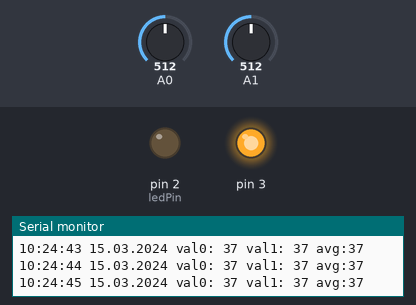
Recording of a sketch running on a simulated Arduino Uno, built with avr-gcc and run on an emulated ATmega328P. On the bench: output pins drawn as LEDs (lit = HIGH), the last lines printed to the serial monitor. Inputs (shaded band) come from the test bench; at power-on: A0 = 512, A1 = 512. The local clock reads 2024-03-15 10:24:30 at power-on unless the sketch sets it; storage starts empty.

Above: at 16.1 s.
At 30.7 s:
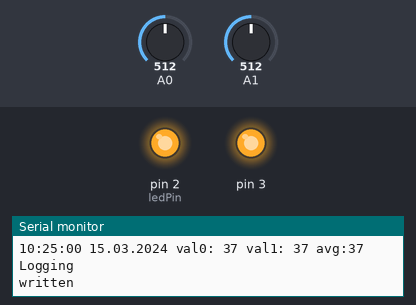
At 43.8 s:
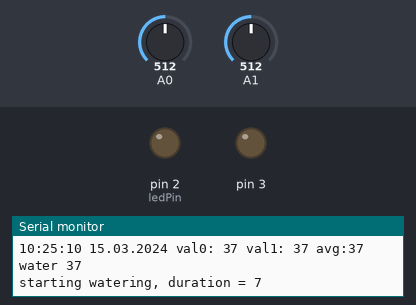
Timing chart, 0 to 80.7 s (numbered marks = the images above):
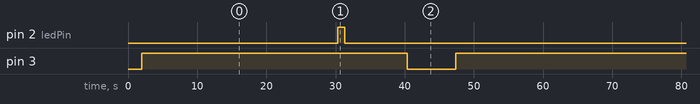

Measured:
- by itself, pin 2 (ledPin): alternates HIGH for 1.0 s and LOW for 59.5 s
- by itself, pin 3: alternates HIGH for 53.5 s and LOW for 7.0 s

The sketch:

code.ino
```cpp
/*
Author: Aditya Dalvi
Date:24/2/2021
Name: code.ino
Project: Agrosmart
*/

#include <Wire.h>
#include <DS3231.h>
#include <SPI.h>
#include <SD.h>
#define numOfSensors 2

DS3231 rtc(SDA, SCL);

int val[numOfSensors];
Time t;

const int ledPin = 2;
int ledState = LOW;
unsigned long previousMillis = 0;
bool SDInit = true;
void setup() {
  delay(2000);
  Serial.begin(9600);
  rtc.begin();
  pinMode(3, OUTPUT);
  pinMode(2, OUTPUT);
  digitalWrite(3, HIGH);
  digitalWrite(2, LOW);
  Serial.println("Setup finished");
  Serial.print("Initializing SD card...");
  if (!SD.begin(4)) {
    Serial.println("initialization failed!");
    SDInit = false;
  }else{
    Serial.println("initialization done.");
  }
  File dataFile = SD.open("datalog.txt", FILE_WRITE);
  if (dataFile) {
    dataFile.print(" v2 start: ");
    dataFile.print(rtc.getDateStr());
    dataFile.println(rtc.getTimeStr());
    dataFile.close();
    Serial.println("written");
  } else {
    Serial.println("error opening datalog.txt");
  }
}

void loop() {
  int sum =0 , avg =0;
  t = rtc.getTime();
  val[0] = map(analogRead(A0), 700, 200, 0, 100);
  val[1] = map(analogRead(A1), 700, 200, 0, 100);

  for(int i=0; i < numOfSensors; i++){
    sum = sum + val[i];
  }
  avg = sum/numOfSensors;

  String PrintString = rtc.getTimeStr() + String(" ") + rtc.getDateStr();
  for(int j=0; j<numOfSensors; j++){
    PrintString += String(" val")+String(j)+String(": ")+String(val[j]);
  }
  PrintString += String(" avg:") + String(avg);

  Serial.println(PrintString);
  if (/*t.min == 00 && */t.sec == 00 && SDInit) {
    Serial.println("Logging");
    digitalWrite(2, HIGH);
    File dataFile = SD.open("datalog.txt", FILE_WRITE);
    if (dataFile) {
      dataFile.println(PrintString);
      dataFile.close();
      Serial.println("written");
      delay(1000);
      digitalWrite(2, LOW);
    } else {
      Serial.println("error opening datalog.txt");
    }
  }

  if (/*t.hour == 10 && t.min == 00 && */t.sec == 10) {
    Serial.print("water ");
    Serial.println(avg);
    water(avg);
  }
  delay(1000);
}
void water(int avg) {
  int duration = map(avg, 0 , 100 , 10 , 1 );
  digitalWrite(3, LOW);
  if (duration < 0) {
    duration = 0;
  }
  Serial.print("starting watering, duration = ");
  Serial.println(duration);
  delay(duration * 1000);
  digitalWrite(3, HIGH);
  Serial.println(".....done watering");
}
```
